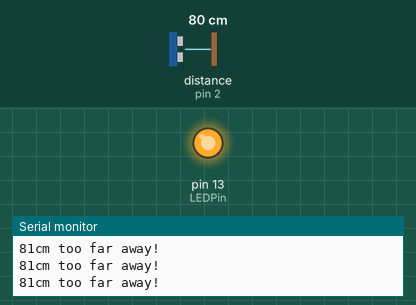
A sketch run on a simulated Arduino Uno, built with avr-gcc and run on an emulated ATmega328P. On the bench: output pins drawn as LEDs (lit = HIGH), the last lines printed to the serial monitor. The test bench sets the inputs (shaded band); at power-on: distance to the obstacle (sensor on pin 2) 80 cm. The echo pulse lasts 58.3 µs per cm.

Above: at 1.2 s.
1.3 s: distance to the obstacle (sensor on pin 2) set to 22 cm
2.8 s: distance to the obstacle (sensor on pin 2) set to 18 cm
At 3.8 s:
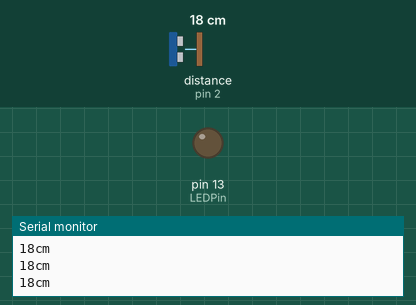
4.5 s: distance to the obstacle (sensor on pin 2) set to 12 cm
6.0 s: distance to the obstacle (sensor on pin 2) set to 9 cm
At 6.9 s:
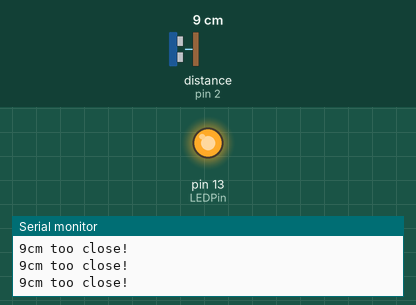
Timing chart, 0 to 9.0 s (numbered marks = the images above; inputs shaded):
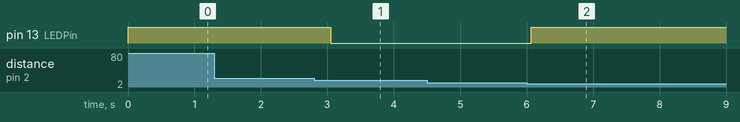

Measured:
- the behaviour switches between 20 and 19 cm on distance to the obstacle (sensor on pin 2) (found by bisection; images 0 and 1)
- the behaviour switches between 11 and 10 cm on distance to the obstacle (sensor on pin 2) (found by bisection; images 1 and 2)
- after the input at 2.8 s, pin 13 (LEDPin): HIGH → LOW after 0.25 s
- after the input at 6.0 s, pin 13 (LEDPin): LOW → HIGH after 0.07 s

The sketch:

Owens_Ultrasonic_code_1.0.ino
```cpp
#include <NewPing.h>

#define echoPin 2 // Echo Pin
#define trigPin 2 // Trigger Pin
#define LEDPin 13 // Onboard LED
NewPing sonar(trigPin, echoPin);

int ARRRRRRRGH = 3;
int maximumRange = 20; // Maximum range needed
int minimumRange = 10; // Minimum range needed
long duration, distance; // Duration used to calculate distance

void setup() {
 Serial.begin (9600);
 pinMode(LEDPin, OUTPUT); // Use LED indicator (if required)
}

void loop() {
 duration = sonar.ping();

 //Calculate the distance (in cm) based on the speed of sound.
 distance = duration/US_ROUNDTRIP_CM;

 if (distance >= maximumRange){
 /* Send a negative number to computer and Turn LED ON
 to indicate "out of range" */
 Serial.print(distance);
 Serial.println("cm too far away!");
 digitalWrite(LEDPin, HIGH);
 }
 else if (distance <= ARRRRRRRGH){
 /* Send a negative number to computer and Turn LED ON
 to indicate "out of range" */
 Serial.print(distance);
 Serial.println("cm Get out of my face!");
 digitalWrite(LEDPin, HIGH);
delay(25);
digitalWrite(LEDPin, LOW);
delay(25);
digitalWrite(LEDPin, HIGH);
delay(25);
digitalWrite(LEDPin, LOW);
delay(25);
digitalWrite(LEDPin, HIGH);

 }
 else if (distance <= minimumRange){
 /* Send a negative number to computer and Turn LED ON
 to indicate "out of range" */
 Serial.print(distance);
 Serial.println("cm too close!");
 digitalWrite(LEDPin, HIGH);
 }
 else{
 /* Send the distance to the computer using Serial protocol, and
 turn LED OFF to indicate successful reading. */
 Serial.print(distance);
 Serial.println("cm");
 digitalWrite(LEDPin, LOW);
 }

 //Delay 50ms before next reading.
 delay(250);
}
```
